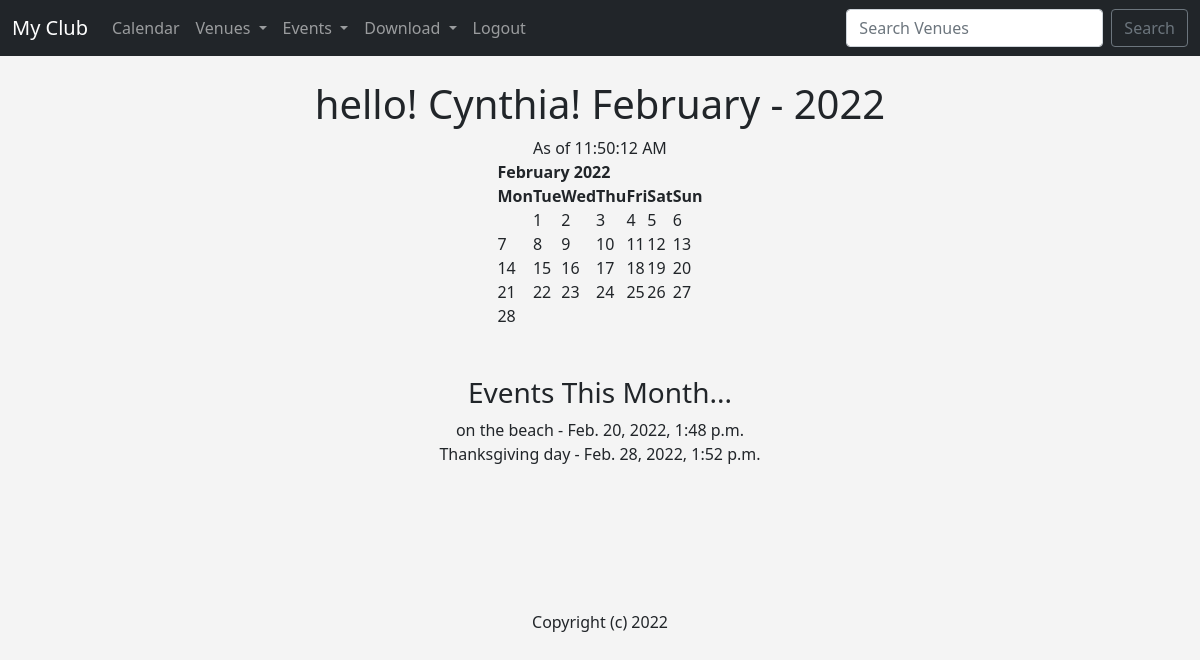
The page / (signed in) on the database its author committed.
### events/models.py (models this page shows, shortened)
class Event(models.Model):
	name = models.CharField('Event Name', max_length=120)
	event_date = models.DateTimeField('Events Date')
	venue = models.ForeignKey(Venue, blank=True, null=True, on_delete=models.CASCADE)
	manager = models.ForeignKey(User, blank=True, null=True, on_delete=models.SET_NULL)
	description = models.CharField(blank=True, max_length=120)
	attendees = models.ManyToManyField(MyClubUser, blank=True)
	approved = models.BooleanField("Approved", default=False)

### events/views.py (the view)
# urls.py: path('', views.home, name="home"),
def home(request, year=datetime.now().year, month=datetime.now().strftime('%B')):
	name = 'cynthia'
	month = month.capitalize()
	month_number = list(calendar.month_name).index(month)
	month_number = int(month_number)
	cal = HTMLCalendar().formatmonth(
		year,
		month_number)
	now = datetime.now()
	current_year = now.year
	event_list = Event.objects.filter(
		event_date__year = year,
		event_date__month = month_number)
	time = now.strftime('%I:%M:%S %p')
	return render(request, 'events/home.html', {
		'name': name,
		'year': year,
		'month': month,
		"month_number":month_number,
		"cal": cal,
		"current_year": current_year,
		"time": time,
		'event_list': event_list,
		})

### events/templates/events/home.html
{% extends 'events/base.html' %}
{% block content %}
<center>
	<h1>hello! {{ name|title }}! {{ month }} - {{ year }}</h1>
	As of {{ time }}
	{{ cal|safe }}
	<br/><br/>
	{% if event_list %}
		<h3>Events This Month...</h3>
		{% for event in event_list %}
			{{ event.name }} - {{ event.event_date }}
			<br/>
		{% endfor %}
	{% else %}
		<h3>Sorry, there is no event this month...</h3>
	{% endif %}
	<br/><br/>
	<br/><br/><br/><br/>
	Copyright (c) {{ current_year }}
</center>
{% endblock %}

### events/templates/events/base.html (style rules this page uses)
body { background-color: #f4f4f4; }

### rows shown on the page
Event: name "on the beach", event_date "Feb. 20, 2022, 1:48 p.m."
Event: name "Thanksgiving day", event_date "Feb. 28, 2022, 1:52 p.m."

### other values the page prints
{{ name|title }} "Cynthia"
{{ month }} "February"
{{ cal|safe }} "February 2022 Mon Tue Wed Thu Fri Sat Sun 1 2 3 4 5 6 7 8 9 10 11 12 13 14 15 16 17 18 19 20 21 22 23 24 25 26 27 28"
